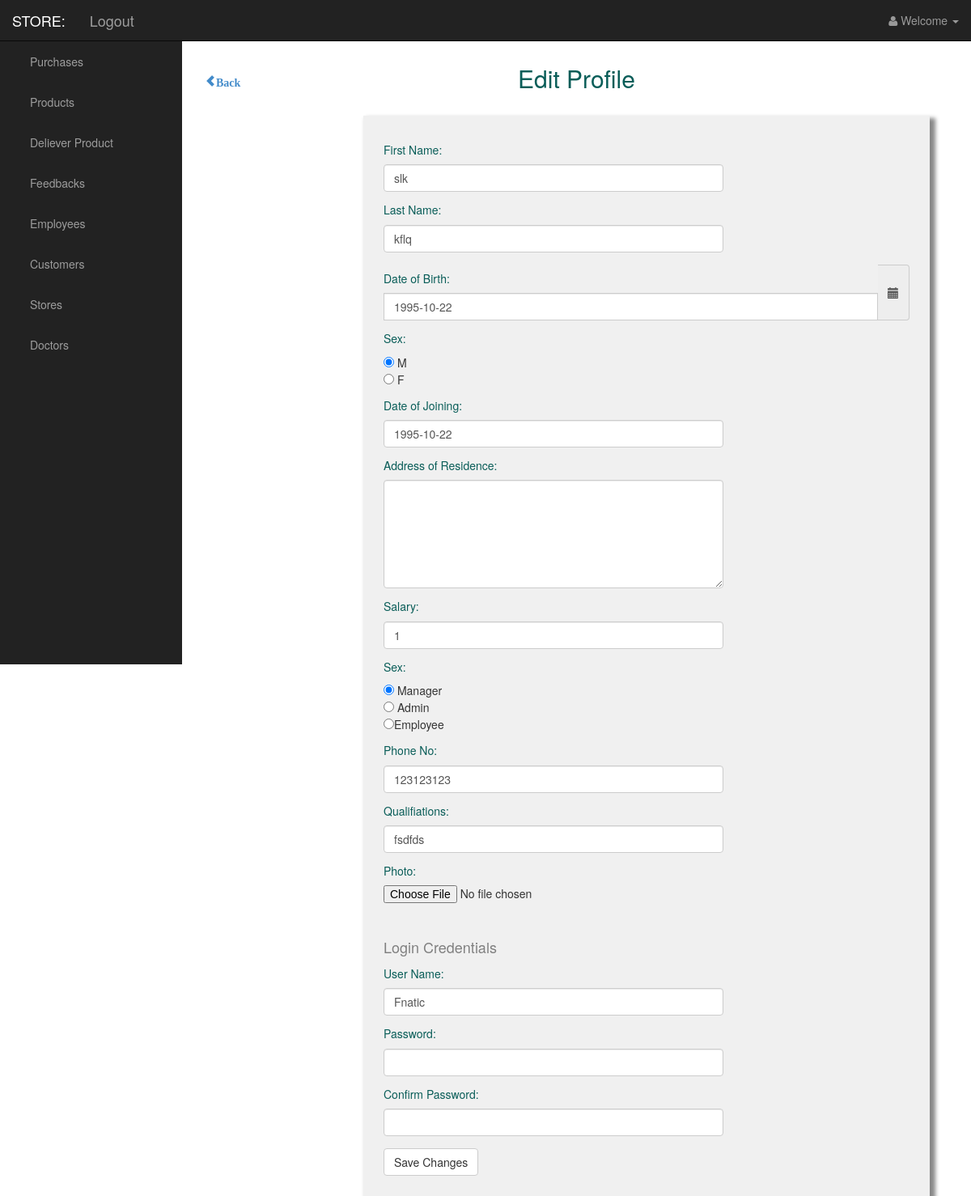
The page /editemp.php?employee_id=1 on the database its author committed.
### tables this page shows
CREATE TABLE EMPLOYEE(
	employee_id INT NOT NULL AUTO_INCREMENT,
	user_name CHAR(15) NOT NULL,
	first_name CHAR(15),
	last_name CHAR(15),
	imageType VARCHAR(25) DEFAULT '',
	imageData mediumblob,
	dob DATE,
	sex CHAR(1),
	date_of_joining DATE,
	address CHAR(50),
	salary INT,
	employee_type CHAR(1),
	phone_no CHAR(12),
	qualification CHAR(50),
	password CHAR(32),
	store_id INT,
	PRIMARY KEY(employee_id),
	FOREIGN KEY (store_id) REFERENCES STORE(store_id)
);

### editemp.php (the view, shortened to what this page needs)
<!DOCTYPE html>
<html lang="en">
    <head>
        <?php include 'includes.php';?>
    </head>
    <body>
        <?php include 'header.php';?>
  		<?php
			if(isset($_GET['employee_id'])){
				$query = "Select * from EMPLOYEE WHERE employee_id=".$_GET['employee_id'];
				$results = mysql_query($query);
				$row = mysql_fetch_array($results);
			}
		?>
		<br>
		<br>
	  <a href="employees.php"><span class="glyphicon glyphicon-chevron-left" style="margin-left:2em"><b>Back</b></span> </a>
     <h2 style="color:#095d58;text-align:center;margin-top:-1em">Edit Profile</h2>
      <br>
<div id="form" style="width:50em;background-color:#f0f0f0;margin-left:16em;padding-top: 25px;padding-right: 25px ; padding-bottom: 25px;
    padding-left: 25px;border: 0px solid;box-shadow: 5px 5px 5px 2px #888888">
<form method="post" action="" enctype="multipart/form-data">
    <div class="form-group">
      <h5 style="color:#095d58">First Name:</h5>
     <input type="text"class="form-control" name="first_name" id="first_name" style="width:30em" required value="<?php echo $row['first_name']; ?>">
    </div>
    <div class="form-group">
      <h5 style="color:#095d58">Last Name:</h5>
      <input type="text" class="form-control" name="last_name" id="Last_Name" style="width:30em " required value="<?php echo $row['last_name']; ?>">
    </div>
   <div class="form-group">
				<div class='input-group date' id='datetimepicker5'>
					<h5 style="color:#095d58"> Date of Birth: </h5>
					<input type='text' class="form-control" data-date-format="YYYY/MM/DD" name="date" required value="<?php echo $row['dob']; ?>">
					<span class="input-group-addon">
						<span class="glyphicon glyphicon-calendar"></span>
					</span>
				</div>
			</div>
    <div class="form-group">
      <h5 style="color:#095d58">Sex:</h5>
      <input type="radio" name="sex" value="<?php echo $row['first_name']; ?>" checked> M<br>
		<input type="radio" name="sex" value > F<br>
    </div>
    <div class="form-group">
      <h5 style="color:#095d58">Date of Joining:</h5>
      <input type="text"  class="form-control" name="date_joining" id="date_joining" style="width:30em " required value="<?php echo $row['date_of_joining']; ?>">
    </div>
    <div class="form-group">
      <h5 style="color:#095d58">Address of Residence:</h5>
      <textarea type="text"  rows="6"  cols="50" class="form-control" name="address" id="address" style="width:30em " required value="<?php echo $row['address']; ?>"></textarea>
    </div>
    <div class="form-group">
      <h5 style="color:#095d58">Salary:</h5>
      <input type="text"  class="form-control" name="salary" id="salary" style="width:30em " required value="<?php echo $row['salary']; ?>">
    </div>
   <div class="form-group">
      <h5 style="color:#095d58">Sex:</h5>
      <input type="radio" name="emp_type" value="m" checked> Manager<br>
		<input type="radio" name="emp_type" value="a" > Admin<br>
		<input type="radio" name="emp_type" value="e" >Employee<br>
    </div>
    <div class="form-group">
      <h5 style="color:#095d58">Phone No:</h5>
      <input type="text"  class="form-control" name="phone_no" id="phone_no" style="width:30em " required value="<?php echo $row['phone_no']; ?>">
    </div>
    <div class="form-group">
      <h5 style="color:#095d58">Qualifiations:</h5>
      <input type="text"  class="form-control" name="qualify" id="qualify" style="width:30em " required value="<?php echo $row['qualification']; ?>">
    </div>
    <div class="form-group">
      <h5 style="color:#095d58">Photo:</h5>
      <input type="file"  name="image" id="image" required>
    </div>
    <br>
    <div class="form-group">
      <h4 style="color:grey">Login Credentials</h4>
    </div>
    <div class="form-group">
      <h5 style="color:#095d58">User Name:</h5>
     <input type="text" class="form-control" onkeyup=checkusername(this.value) name="user_name" id="user_name" style="width:30em" required value="<?php echo $row['user_name']; ?>">
    </div>
    <div class="form-group">
      <h5 style="color:#095d58">Password:</h5>
      <input type="password" class="form-control" name="password" id="password" style="width:30em " required>
    </div>
    <div class="form-group">
      <h5 style="color:#095d58">Confirm Password:</h5>
      <input type="password" class="form-control" name="confirm_password" id="confirm_password" style="width:30em " required>
    </div>
    <button type="submit" class="btn btn-default" name="submit">Save Changes</button>
  </form>
</div>
    </body>
</html>

### static/css/sb-admin.css (style rules this page uses)
body { margin-top: 100px; background-color: white; }
@media (min-width:768px) { body { margin-top: 50px; } }

### rows shown on the page
employee: first_name "slk", last_name "kflq", date "1995-10-22", date_joining "1995-10-22", salary "1", phone_no "123123123", qualify "fsdfds", user_name "Fnatic"
